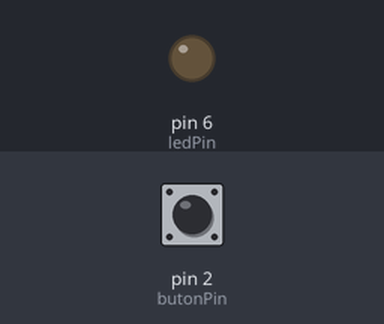
This sketch was run on a simulated Arduino Uno, built with avr-gcc and run on an emulated ATmega328P. On the bench: output pins drawn as LEDs (lit = HIGH). The test bench sets the inputs (shaded band); at power-on: pin 2 (butonPin) LOW.

Above: at 1.2 s.
1.3 s: pin 2 (butonPin) pulled HIGH for 0.15 s
At 1.37 s:
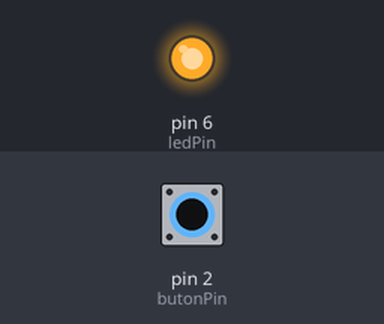
2.9 s: pin 2 (butonPin) pulled HIGH for 3.2 s
At 7.0 s:
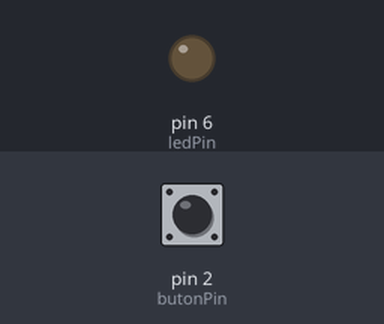
Timing chart, 0 to 8.5 s (numbered marks = the images above; inputs shaded):
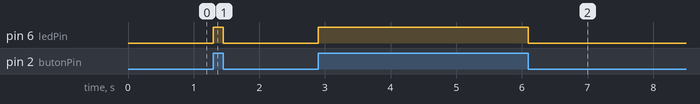

The sketch:

bozuk3_yanlisMod.ino
```cpp
/*
  ak0299 bozuk 3/3 — çözüm

  HATA: `pinMode(ledPin, INPUT);` — LED'in pini OKUMA görevi almış, YAZMA görevi değil.
    Kod mantığı doğru, digitalWrite satırlarına kart ulaşıyor; ama pin çıkış olmadığı
    için LED çok soluk yanıyor ya da hiç yanmıyor. (Ne kadar soluk yandığı karta ve
    LED'e göre değişir, kartta bakılır.)

  TEŞHİS: if'in İÇİNE, digitalWrite'ın hemen yanına Serial.println("yakiyorum");
    koy. Butona basınca ekranda "yakiyorum" yazıyor ama LED yanmıyor: kart emri
    veriyor, LED dinlemiyor. Buton ve karar doğru, sorun pinin görevinde — setup()'a bak.

  DÜZELTME: INPUT yerine OUTPUT yaz.
*/

const int butonPin = 2;
const int ledPin = 6;

void setup() {
  Serial.begin(9600);
  pinMode(ledPin, OUTPUT); // ← OUTPUT
  pinMode(butonPin, INPUT);
}

void loop() {
  if (digitalRead(butonPin) == HIGH) {
    digitalWrite(ledPin, HIGH);
  } else {
    digitalWrite(ledPin, LOW);
  }
}
```

Measured:
- after the input at 1.3 s, pin 6 (ledPin): LOW → HIGH at once, → LOW 0.15 s later
- after the input at 2.9 s, pin 6 (ledPin): LOW → HIGH at once, → LOW 3.2 s later
